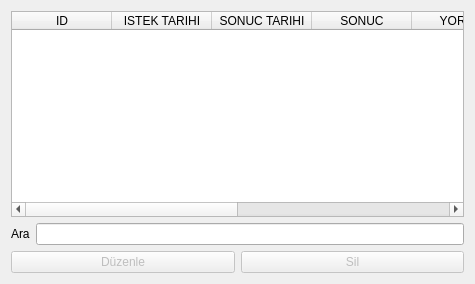
<?xml version="1.0" encoding="UTF-8"?>
<ui version="4.0">
 <class>istenentetkikliste</class>
 <widget class="QDialog" name="istenentetkikliste">
  <property name="geometry">
   <rect>
    <x>0</x>
    <y>0</y>
    <width>475</width>
    <height>284</height>
   </rect>
  </property>
  <property name="windowTitle">
   <string>İstenen Tetkikler</string>
  </property>
  <layout class="QGridLayout" name="gridLayout">
   <item row="0" column="0">
    <widget class="QTableWidget" name="tableWidget">
     <column>
      <property name="text">
       <string>ID</string>
      </property>
     </column>
     <column>
      <property name="text">
       <string>ISTEK TARIHI</string>
      </property>
     </column>
     <column>
      <property name="text">
       <string>SONUC TARIHI</string>
      </property>
     </column>
     <column>
      <property name="text">
       <string>SONUC</string>
      </property>
     </column>
     <column>
      <property name="text">
       <string>YORUM</string>
      </property>
     </column>
     <column>
      <property name="text">
       <string>DURUM</string>
      </property>
     </column>
     <column>
      <property name="text">
       <string>ZIYARET</string>
      </property>
     </column>
     <column>
      <property name="text">
       <string>TETKIK</string>
      </property>
     </column>
    </widget>
   </item>
   <item row="1" column="0">
    <layout class="QHBoxLayout" name="horizontalLayout_2">
     <item>
      <widget class="QLabel" name="lblAra">
       <property name="text">
        <string>Ara</string>
       </property>
      </widget>
     </item>
     <item>
      <widget class="QLineEdit" name="leAra"/>
     </item>
    </layout>
   </item>
   <item row="2" column="0">
    <layout class="QHBoxLayout" name="horizontalLayout">
     <item>
      <widget class="QPushButton" name="btnDuzenle">
       <property name="enabled">
        <bool>false</bool>
       </property>
       <property name="text">
        <string>Düzenle</string>
       </property>
      </widget>
     </item>
     <item>
      <widget class="QPushButton" name="btnSil">
       <property name="enabled">
        <bool>false</bool>
       </property>
       <property name="text">
        <string>Sil</string>
       </property>
      </widget>
     </item>
    </layout>
   </item>
  </layout>
 </widget>
 <resources/>
 <connections/>
</ui>
